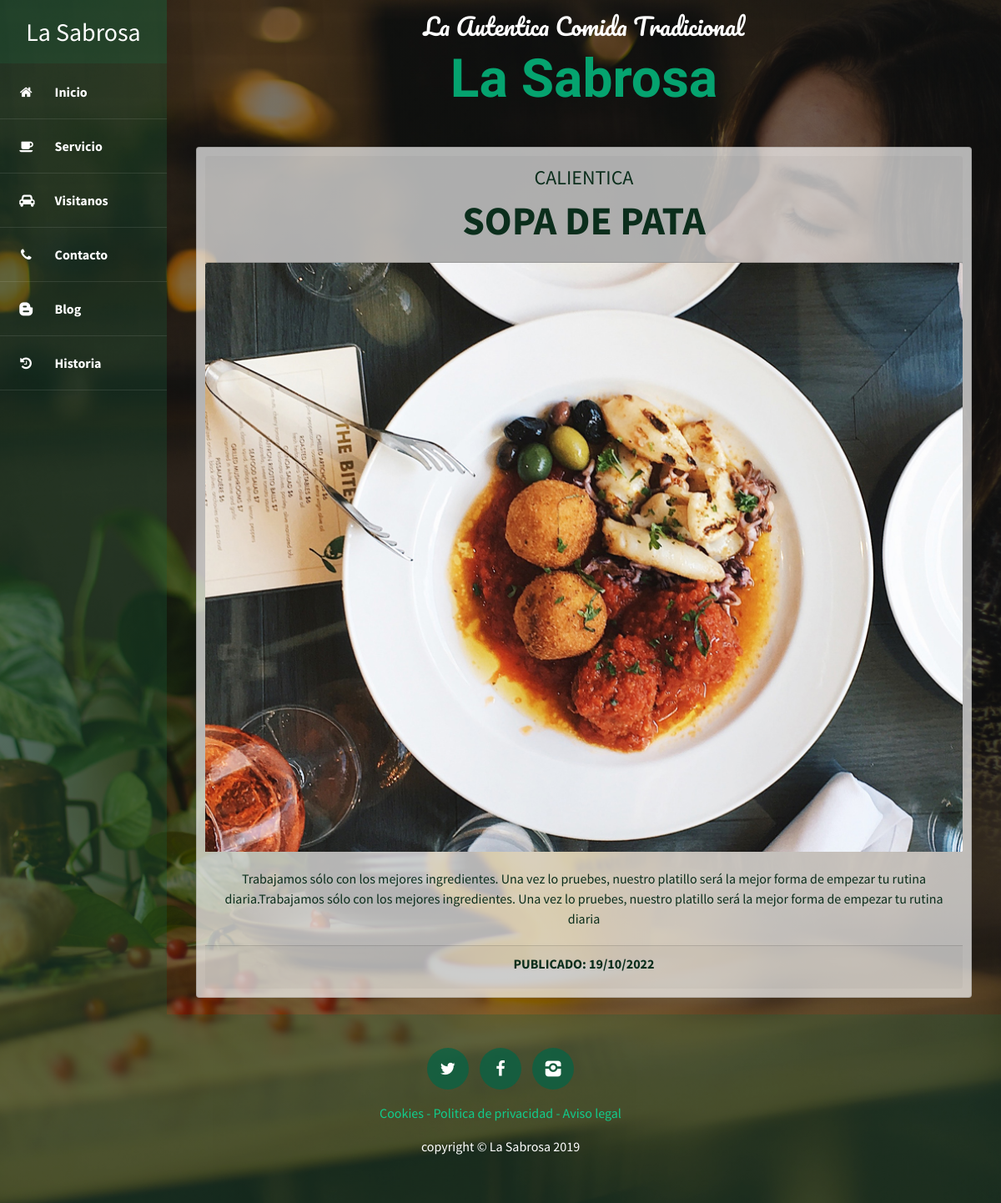
The app's page /services/services/ with its own data.
### services/models.py (models this page shows, shortened)
class Service(models.Model):
    title = models.CharField(max_length=100, verbose_name = "Titulo")
    subtitle = models.CharField(max_length=200, verbose_name= "Subtitulo")
    content = models.TextField(verbose_name = "Contenido")
    image = models.ImageField(verbose_name= "Imagen", upload_to = "services")
    published = models.DateTimeField(default = now , verbose_name = "Fecha de publicacion")
    created = models.DateTimeField(auto_now_add = True, verbose_name= "Fecha de creacion")
    updated = models.DateTimeField(auto_now=True, verbose_name= "Fecha de edicion")
    class Meta:
        verbose_name = "servicio"
        verbose_name_plural = "servicios"
        ordering = ['-created']

### core/models.py (models this page shows, shortened)
class Page(models.Model):
    title = models.CharField(max_length=100, verbose_name = "Titulo")
    content = RichTextField(verbose_name = "Contenido")
    created = models.DateTimeField(auto_now_add=True, verbose_name ="Fecha de creacion")
    updated = models.DateTimeField(auto_now=True, verbose_name="Fecha de moficicacion")
    class Meta:
        verbose_name = "Página"
        verbose_name_plural = "Páginas"

### services/views.py (the view)
# urls.py: path('services/', views.services, name='services'),
def services(request):
    services = Service.objects.all()
    return render(request, 'services/services.html', {'services':services})

### core/templatetags/pages_extra.py (called while the page is built)
@register.simple_tag
def get_pages():
    pages = Page.objects.all()
    return pages

### services/templates/services/services.html
{% extends 'core/base.html' %}
{% load static %}
{% block content %}
{% for service in services %}
<div class="contenido-service">
	<div class="card text-center">
		<div class="card-header">
			<h4>{{service.subtitle}}</h4>
			<h3>{{service.title}}</h3>
		</div>
		<img src="{% static 'core/img/foond2-img.jpg'%}" class="card-img-top" alt="...">
		<div class="card-body">
			<p class="card-text">{{service.content}}</p>
		</div>
		<div class="card-footer">
			<h6>Publicado: {{service.published|date:"SHORT_DATE_FORMAT"}}</h6>
		</div>
	</div>
</div>
{% endfor %}
{% endblock %}

### core/templates/core/base.html (shortened to what this page needs)
<!DOCTYPE html>
<html lang="es">
<head>
	{% load static %}
	<link rel="stylesheet" href="{% static 'core/css/bootstrap.min.css'%}">
	<link rel="stylesheet" href="{% static 'core/css/fontello.css'%}">
	<link rel="stylesheet" href="{% static 'core/css/styles.css'%}">
</head>
<body>
	<div class="container-fluid">
		<div class="row">
			<div class="barra-lateral col-12 col-sm-auto">
				<div class="logo">
					<h2>La Sabrosa</h2>
				</div>
				<div class="menu d-flex d-sm-block justify-content-center flex-wrap">
					<a href="{% url 'home'%}">
						<i class="icon-home"></i>
						<span>Inicio</span>
					</a>
					<a href="{% url 'services' %}">
						<i class="icon-coffee"></i>
						<span>Servicio</span>
					</a>
					<a href="{% url 'visit' %}">
						<i class="icon-cab"></i>
						<span>Visitanos</span>
					</a>
					<a href="{% url 'contact' %}">
						<i class="icon-phone"></i>
						<span>Contacto</span>
					</a>
					<a href="{% url 'blog' %}">
						<i class="icon-blogger"></i>
						<span>Blog</span>
					</a>
					<a href="{% url 'history' %}">
						<i class="icon-history"></i>
						<span>Historia</span>
					</a>
				</div>
			</div>
			<main class="main col">
				<div class="row marca">
					<div class="titulos col-12">
						<h3>La Autentica Comida Tradicional</h3>
						<h2> La Sabrosa</h2>
					</div>
				</div>
				<div class="row">
					<div class="col-lg-12">
						{% block content %}
                        {% endblock %}
					</div>
				</div>
			</main>
		</div>
	</div>
	<footer class="footer">
		<div class="container">
			<div class="row footer-icon justify-content-center">
				<p class="col-auto">
					<a href="#" class="icono">
						<i class="icon-twitter"></i>
					</a>
					<a href="#" class="icono">
						<i class="icon-facebook"></i>
					</a>
					<a href="#" class="icono">
						<i class="icon-instagram"></i>
					</a>
				</p>
				<p class="col-auto link">
					{% load pages_extra %}
					{% get_pages as pages%}
					{% for page in pages%}
					<a href="{% url 'other' page.id %}" class="link">{{page.title}}</a> {% if not forloop.last%} - {% endif %}
					{% endfor %}
				</p>
				<p class="col-auto copy">copyright &copy; La Sabrosa 2019</p>
			</div>
		</div>
	</footer>
</body>
</html>

### core/static/core/css/styles.css (style rules this page uses)
body { font-family: 'Source Sans Pro', sans-serif; background: linear-gradient(rgba(2, 5, 4, 0.507), rgba(1, 2, 1, 0.466)), url("../img/bg-font.jpg"); background-attachment: fixed; background-position: center; background-size: cover; }
.barra-lateral { background: #1c5c3c50; color: #fff; min-width: 200px; min-height: auto; padding: 0; }
.barra-lateral a { color: #fff; }
.barra-lateral .logo { background: #1c5c3c50; margin-bottom: 2px; }
.barra-lateral .logo h2 { font-size: 30px; font-family: 'Source Sans Pro', sans-serif; padding: 20px 0; text-align: center; font-weight: 400; margin: 0; }
.barra-lateral .menu a { display: block; padding: 20px 0; font-family: 'Source Sans Pro',sans-serif; font-weight: 700; border-bottom: 1px solid rgba(255,255,255,.1); }
.barra-lateral .menu a i { margin-right: 20px; margin-left: 20px; font-weight: normal; }
.marca { text-align: center; margin: 15px; }
.marca .titulos { text-align: center; }
.marca .titulos h3 { font-family: 'Pacifico'; font-weight: 400; color: #fff; }
.marca .titulos h2 { font-family: 'Ranga'; font-weight: 700; color: rgb(5, 163, 111); font-size: 4rem; }
.contenido-service .card { background: rgba(255, 255, 255, 0.685); color: #0b2e1c; margin: 20px; padding: 10px; }
.contenido-service .card-header { color: #0b2e1c; font-family: 'Source Sans Pro',sans-serif; }
.contenido-service .card-header h3 { font-weight: 700; text-transform: uppercase; font-size: 3rem; }
.contenido-service .card-header h4 { font-weight: 400; text-transform: uppercase; }
.contenido-service .card-footer h6 { font-weight: 700; text-transform: uppercase; }
.footer { background: #1c5c3c50; }
.footer-icon { padding: 40px 0; display: block; text-align: center; }
.footer-icon .icono { width: 50px; height: 50px; font-size: 20px; line-height: 50px; color: #fff; text-align: center; background: #066445bd; display: inline-block; margin: 0px 5px; text-decoration: none; border-radius: 50px; }
.footer-icon .link { color: #0ed492f3; text-decoration: none; }
.footer-icon .copy { color: #fff; }

### records on screen
Service: subtitle "CALIENTICA", title "SOPA DE PATA", content "Trabajamos sólo con los mejores ingredientes. Una vez lo pruebes, nuestro platillo será la mejor forma de empezar tu rutina diaria.Trabajamos sólo con los mejores ingredientes. Una vez lo pruebes, nuestro platillo será la mejor forma de empezar tu rutina diaria", published "19/10/2022"
Page: title "Cookies"
Page: title "Politica de privacidad"
Page: title "Aviso legal"
